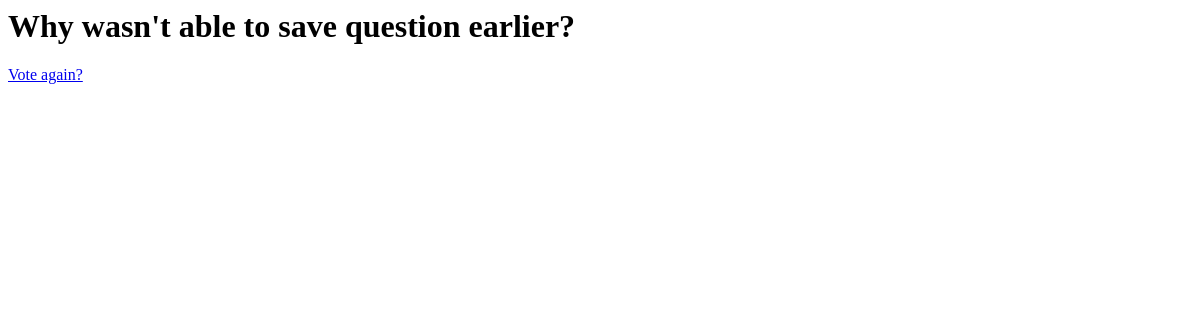
/polls/1/results/, run on an earlier commit of the app's database.
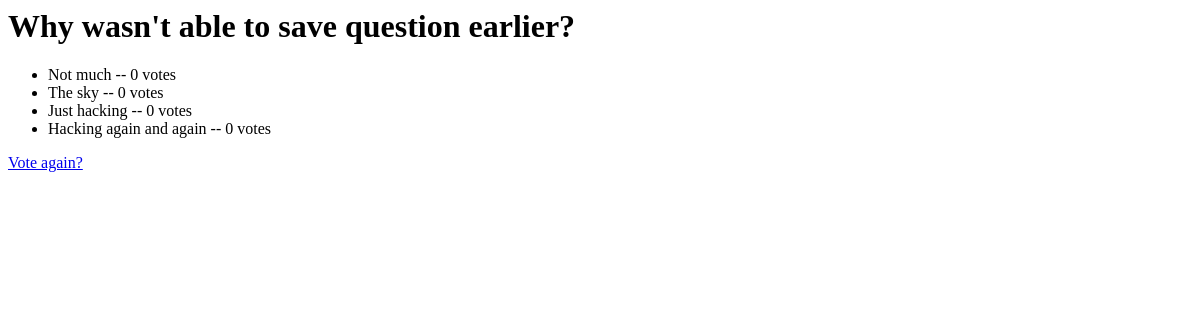
And on a later commit of the database.
### polls/models.py (models this page shows, shortened)
@python_2_unicode_compatible
class Question(models.Model):
    question_text = models.CharField(max_length=200)
    pub_date = models.DateTimeField('date published')
    def was_published_recently(self):
        now = timezone.now()
        return now - datetime.timedelta(days=1) <= self.pub_date <= now
    was_published_recently.admin_order_field = 'pub_date'
    was_published_recently.boolean = True
    was_published_recently.short_description = 'Published recently?'

@python_2_unicode_compatible
class Choice(models.Model):
    question = models.ForeignKey(Question, on_delete=models.CASCADE)
    choice_text = models.CharField(max_length=200)
    votes = models.IntegerField(default=0)

### polls/views.py (the view)
# urls.py: url(r'^(?P<pk>[0-9]+)/results/$', views.ResultsView.as_view(), name='results'),
class ResultsView(generic.DetailView):
    model = Question
    template_name = 'polls/results.html'

### polls/templates/polls/results.html
<h1>{{ question.question_text }}</h1>
<ul>
{% for choice in question.choice_set.all %}
    <li>{{ choice.choice_text }} -- {{ choice.votes }} vote{{ choice.votes|pluralize }}</li>
{% endfor %}
</ul>
<a href="{% url 'polls:detail' question.id %}">Vote again?</a>

What changed in the data, as far as the page shows it:
added Choice: choice_text "Not much", votes "0"
added Choice: choice_text "The sky", votes "0"
added Choice: choice_text "Just hacking", votes "0"
added Choice: choice_text "Hacking again and again", votes "0"
